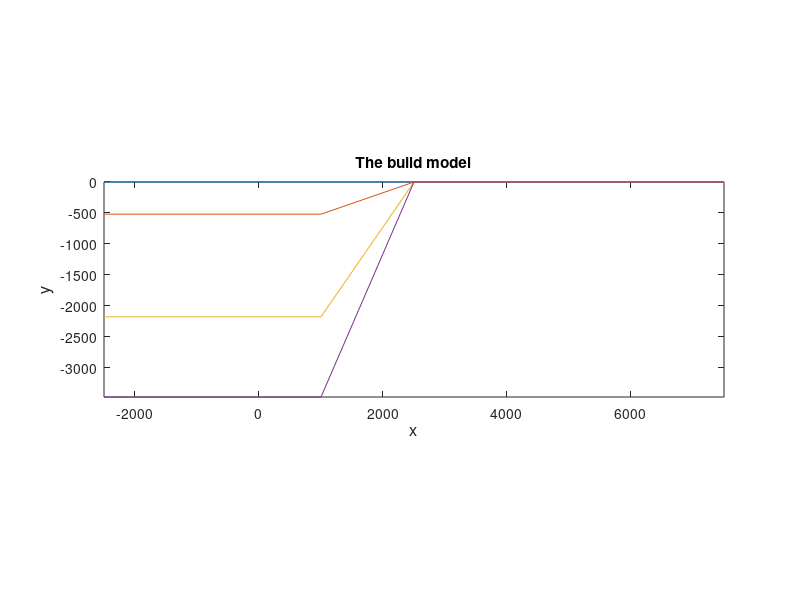

Source code (MATLAB):
% Generate a modified Can4 model (from E2VP)
% reference: Chaljub et al, 2015, 3D numerical simulation of earthquake ground motion
%   in sedimentary basins: testing accuracy through stringent models
clear all;
close all;

% 3lay header: 
%  one_component, 
%  acoustic_isotropic, 
%  elastic_isotropic, 
%  elastic_vti_prem, elastic_vti_thomsen, elastic_vti_cij,
%  elastic_tti_thomsen, elastic_tti_bond,
%  elastic_aniso_cij
media_type = 'elastic_isotropic'
if_write = 1;

NL = 4;
NG = ones(1, 4)*2;
NG(NL) = 1;

H(1) = 0;
H(2) = - 173*3;
H(3) = - 725*3;
H(4) = -1156*3;

% media info od the first layer
rho(1) = 1000;
vp(1)  = 1500;
vs(1)  = 1000;

for ni = 2:NL
    rho(ni) = rho(ni-1) * 1.5;
    vp(ni)  =  vp(ni-1) * 1.5;
    vs(ni)  =  vs(ni-1) * 1.5;
end


MINX = -2500.0; DX = 500.0; NX = 21;

xvec = [0:NX-1]*DX + MINX;

% calculate elevation 

for ni = 1:NL
    for i = 1:NX
        elevation(i,ni) = H(ni) * min(1, (2500-xvec(i))/1500);
        if (xvec(i) > 2500)
            elevation(i,ni) = 0;
        end
     end
end

if 1
% plot
figure;
for ni = 1:NL
    plot(xvec, elevation(:,ni));
    hold on;
    xlabel('x','fontsize', 12);
    ylabel('y','fontsize', 12);
    axis image;
    title('The build model');
end
end
%%%% 
%figure;
%drawmodel(501,501,300,-2500,0,-3000,10,10,10,'rho.dat',[],0,[]);

if if_write
	fid = fopen('test.md2grd','w');
	fprintf(fid, '%s\n',media_type);
	fprintf(fid, '%d\n', NL);
    for nl = 1:NL
       	fprintf(fid, '%d\n', NG(nl)); 
    end
	fprintf(fid, '%d %f %f\n', NX, MINX, DX);
    ni = 0;
    for nl = 1:NL
        for ip = 1:NG(nl)
            ni = ni+1;
            ielev = fix(ni/2)+1;
            ipara = fix((ni+1)/2);
            for i = 1:NX
                fprintf(fid, '%f %f %f %f\n', elevation(i,ielev), rho(ipara), vp(ipara), vs(ipara));
            end
        end
    end
    fclose(fid);
end


